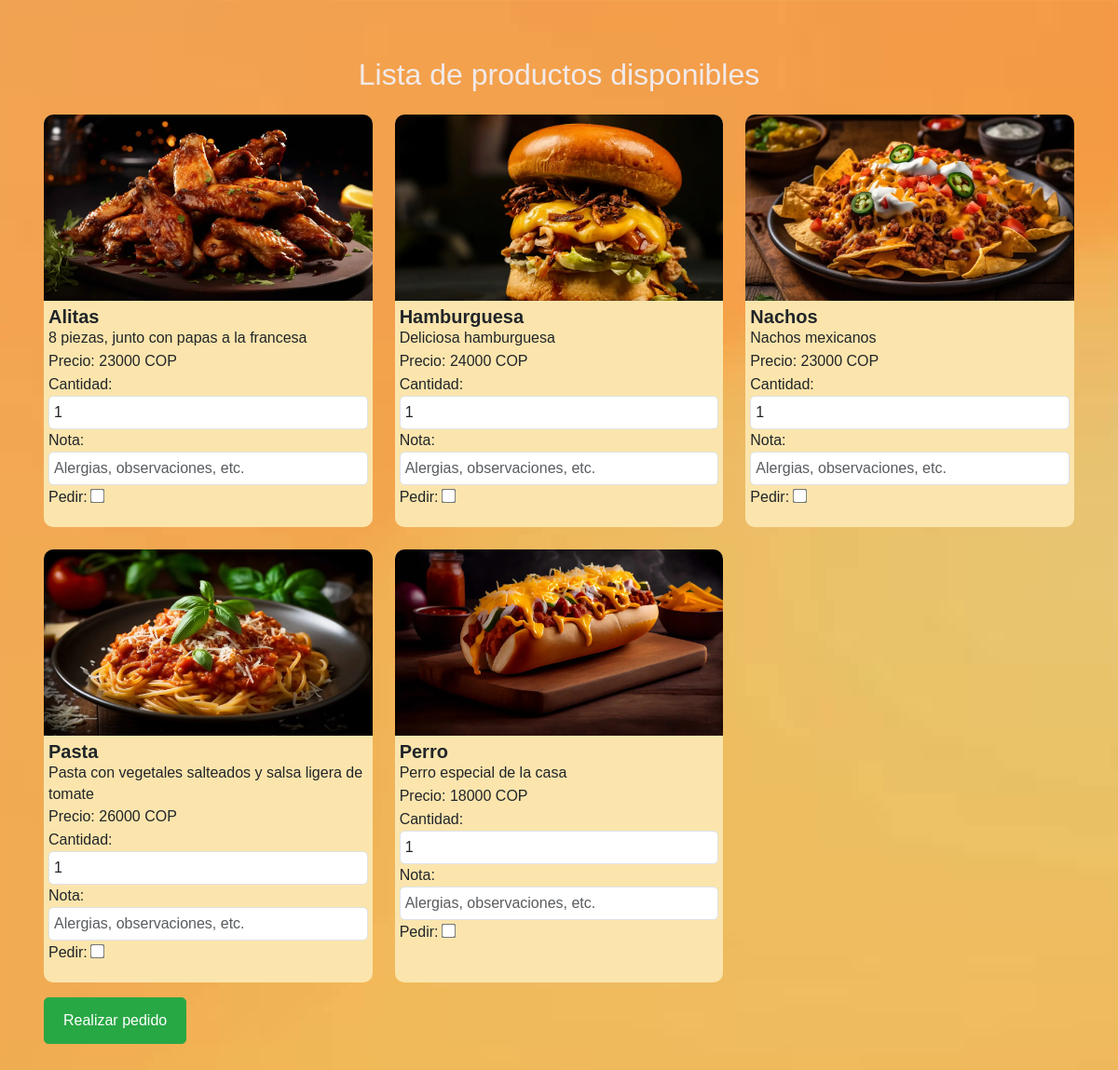
The app's page /tomarPedido/1 (signed in) with its own data.
### myapp/models.py (models this page shows)
class Producto(models.Model):
    idProducto = models.AutoField(primary_key=True)
    descripcion = models.CharField(max_length=100)
    disponible = models.BooleanField(default=True)
    precio = models.DecimalField(max_digits=10, decimal_places=2)
    nombre = models.CharField(max_length=50, default="")
    imgProducto = models.ImageField(upload_to='img/', null=True)
    visible = models.BooleanField(default=True)

### myapp/decorators.py (the view)
    def _wrapped_view(request, *args, **kwargs):
        if not request.user.is_authenticated:
            return redirect('signin')
        if request.user.is_waiter:
            return view_func(request, *args, **kwargs)
        raise PermissionDenied

### myapp/views/viewsPedido.py (called while the page is built)
@waiter_required
def tomarPedido(request, idMesa):
    productos_disponibles = Producto.objects.filter(disponible=True, visible =True)
    idMesa = idMesa
    return render(request, 'tomarPedido.html', {'Productos': productos_disponibles, 'idMesa': idMesa})

### myapp/templates/tomarPedido.html (shortened to what this page needs)
{% load static %}
<!DOCTYPE html>
<html lang="es">
<head>
    <link href="https://cdn.jsdelivr.net/npm/bootstrap@5.3.0-alpha1/dist/css/bootstrap.min.css" rel="stylesheet">
    <link rel="stylesheet" type="text/css" href="{% static 'css/tomarPedido.css' %}" />
</head>
<body>
<div class="container mt-2">
    <div class="card-body d-flex flex-column">
        <div class="row">
          <div class="container my-5">
            <h1 class="text-center mb-4">Lista de productos disponibles</h1>
            <form id="pedidoForm" action="{% url 'savePedido' idMesa %}" method="post">
              <div class="row row-cols-1 row-cols-md-3 g-4">
                {% for producto in Productos %}
                <div class="col">
                  <div class="card h-100">
                    <img src="{{ producto.imgProducto.url }}" alt="Imagen del producto" class="card-img-top" />
                    <div class="card-body">
                      <h5 class="card-title">{{ producto.nombre }}</h5>
                      <p class="card-text">{{ producto.descripcion }}</p>
                      <p class="card-text">Precio: {{ producto.precio|floatformat:0 }} COP</p>
                        <label for="cantidad-{{ producto.idProducto }}">Cantidad:</label>
                        <input type="number" id="cantidad-{{ producto.idProducto }}" name="cantidad_{{ producto.idProducto }}" class="form-control" value="1" min="1">
                          <label for="nota-{{ producto.idProducto }}">Nota:</label>
                          <input type="text" id="nota-{{ producto.idProducto }}" name="notas_{{ producto.idProducto }}" class="form-control" placeholder="Alergias, observaciones, etc.">
                      <div>
                        <label for="producto-{{ producto.idProducto }}">Pedir:</label>
                        <input type="checkbox" id="producto-{{ producto.idProducto }}" name="productos_seleccionados[]" value="{{ producto.idProducto }}">
                      </div>
                    </div>
                  </div>
                </div>
                {% endfor %}
              </div>
              <button type="submit" class="btn btn-success mt-3">Realizar pedido</button>
            </form>
          </div>
        </div>
    </div>
</div>
</body>
</html>

### myapp/static/css/tomarPedido.css (style rules this page uses)
body { font-family: sans-serif; background-image: url('../img/Fondo2.jpg'); background-size: cover; background-position: center center; }
h1 { font-family: Helvetica; color: rgb(241, 234, 234); text-align: center; font-size: 2rem; }
.card { transition: transform 0.3s ease, box-shadow 0.3s ease; cursor: pointer; background-color: #fbe5ad; margin-bottom: 15px; border-radius: 10px; overflow: hidden; border: none; }
.card-body { padding: 5px; }
.card-body h5 { margin-bottom: 0px; font-size: 1.25rem; font-weight: bold; }
.card-body p { margin-bottom: 2px; line-height: 1.4; font-size: 1rem; }
.form-control { margin-top: 0; padding: 5px; font-size: 1rem; border-radius: 5px; }
input[type="checkbox"] { margin-top: 5px; transform: scale(1.2); }
.btn-success { margin-top: 20px; background-color: #28a745; border-color: #28a745; padding: 12px 20px; font-size: 1rem; border-radius: 5px; }
.card-img-top { width: 100%; height: 200px; object-fit: cover; }

### records on screen
Producto: imgProducto (picture), nombre "Alitas", descripcion "8 piezas, junto con papas a la francesa", precio "23000", idProducto "1"
Producto: imgProducto (picture), nombre "Hamburguesa", descripcion "Deliciosa hamburguesa", precio "24000"
Producto: imgProducto (picture), nombre "Nachos", descripcion "Nachos mexicanos", precio "23000"
Producto: imgProducto (picture), nombre "Pasta", descripcion "Pasta con vegetales salteados y salsa ligera de tomate", precio "26000"
Producto: imgProducto (picture), nombre "Perro", descripcion "Perro especial de la casa", precio "18000"
